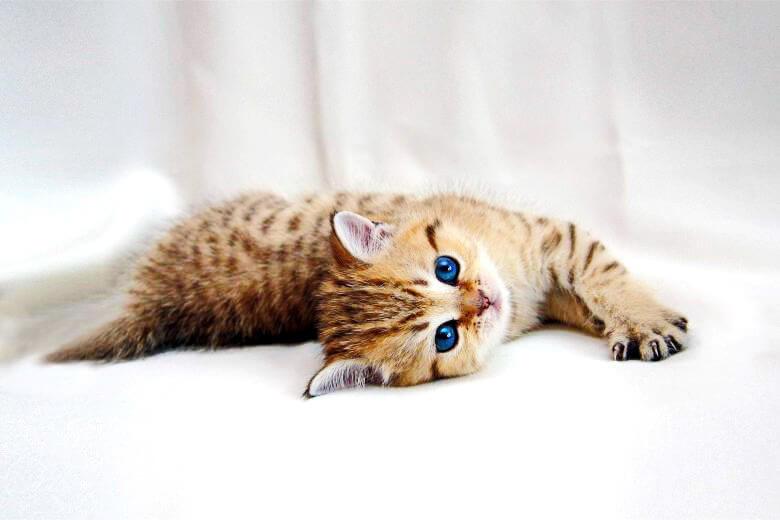
#> input picture Llamame-Gatito.jpg, 780 x 520 px
$ python traslacion.py
#> lines starting #> are read from the running program, lines starting #| are printed output that depends on the picture
import cv2
import numpy as np

img = cv2.imread('Llamame-Gatito.jpg', 0)
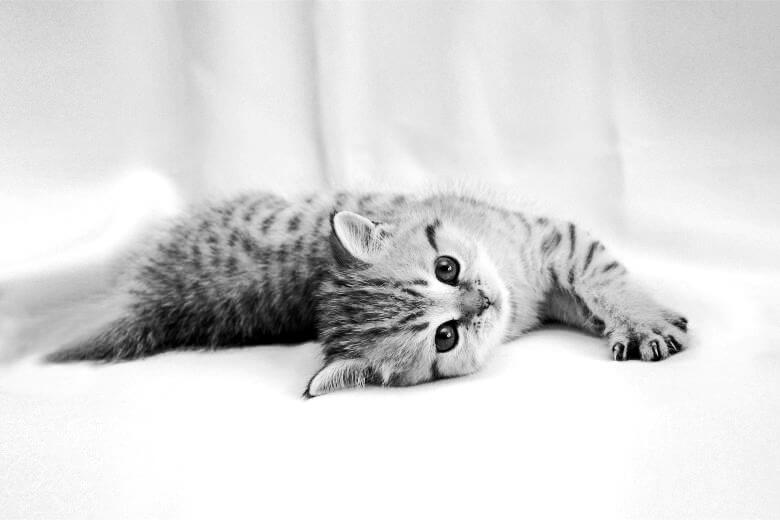
#> img: shape (520, 780); min 0, max 255, mean 217.9
rows, cols = img.shape
#> rows = 520; cols = 780

M = np.float32([[1, 0, 210], [0, 1, 20]])
dst = cv2.warpAffine(img, M, (cols, rows))
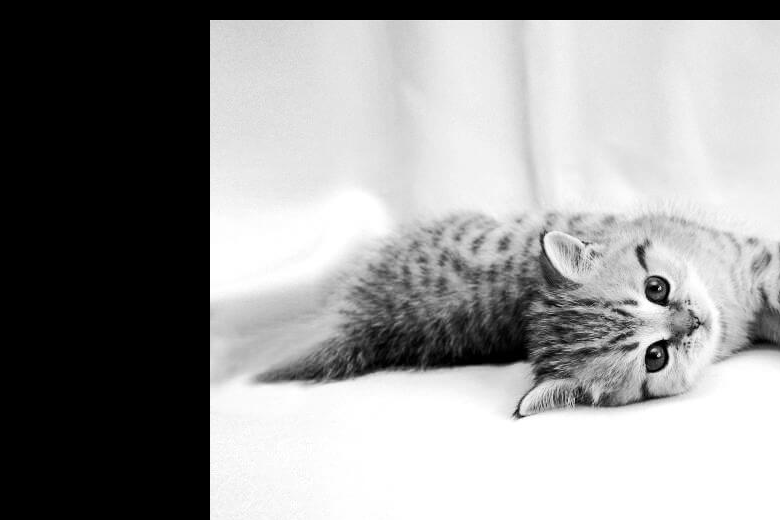
#> dst: shape (520, 780); min 0, max 255, mean 149
concatenated_img = cv2.hconcat([img, dst])
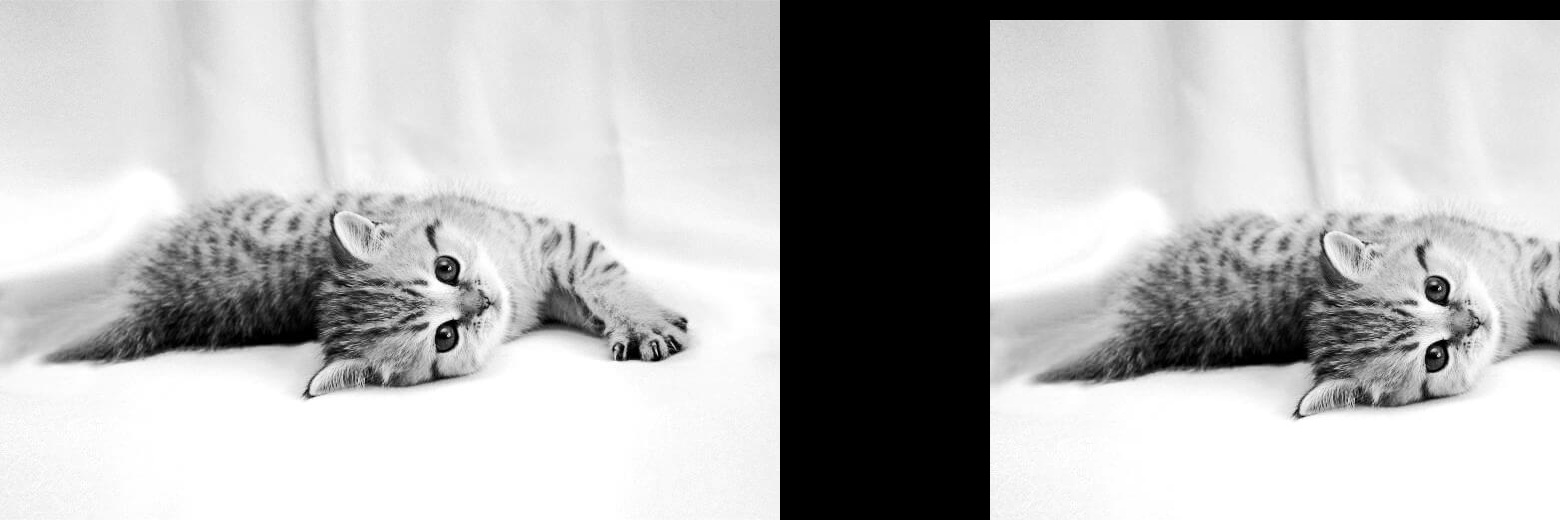
#> concatenated_img: shape (520, 1560); min 0, max 255, mean 183.5

cv2.imshow('Original vs Traslación', concatenated_img)
cv2.waitKey(0)
cv2.destroyAllWindows()
